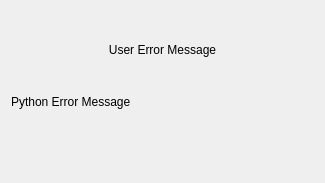
<?xml version="1.0" encoding="UTF-8"?>
<ui version="4.0">
 <class>Dialog</class>
 <widget class="QDialog" name="Dialog">
  <property name="geometry">
   <rect>
    <x>0</x>
    <y>0</y>
    <width>325</width>
    <height>183</height>
   </rect>
  </property>
  <property name="sizePolicy">
   <sizepolicy hsizetype="Expanding" vsizetype="Expanding">
    <horstretch>0</horstretch>
    <verstretch>0</verstretch>
   </sizepolicy>
  </property>
  <property name="windowTitle">
   <string>Dialog</string>
  </property>
  <layout class="QVBoxLayout" name="verticalLayout_2">
   <item>
    <widget class="QLabel" name="gui_error_label">
     <property name="text">
      <string>User Error Message</string>
     </property>
     <property name="alignment">
      <set>Qt::AlignCenter</set>
     </property>
    </widget>
   </item>
   <item>
    <widget class="QLabel" name="python_error_label">
     <property name="text">
      <string>Python Error Message</string>
     </property>
     <property name="textFormat">
      <enum>Qt::AutoText</enum>
     </property>
     <property name="scaledContents">
      <bool>false</bool>
     </property>
     <property name="alignment">
      <set>Qt::AlignLeading|Qt::AlignLeft|Qt::AlignTop</set>
     </property>
    </widget>
   </item>
  </layout>
 </widget>
 <resources/>
 <connections/>
</ui>
